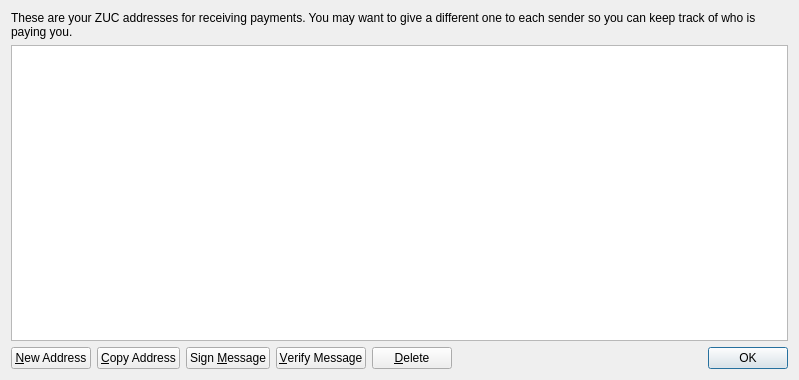
<?xml version="1.0" encoding="UTF-8"?>
<ui version="4.0">
 <class>AddressBookPage</class>
 <widget class="QWidget" name="AddressBookPage">
  <property name="geometry">
   <rect>
    <x>0</x>
    <y>0</y>
    <width>799</width>
    <height>380</height>
   </rect>
  </property>
  <property name="windowTitle">
   <string>Address Book</string>
  </property>
  <layout class="QVBoxLayout" name="verticalLayout">
   <item>
    <widget class="QLabel" name="labelExplanation">
     <property name="text">
      <string>These are your ZUC addresses for receiving payments. You may want to give a different one to each sender so you can keep track of who is paying you.</string>
     </property>
     <property name="textFormat">
      <enum>Qt::PlainText</enum>
     </property>
     <property name="wordWrap">
      <bool>true</bool>
     </property>
    </widget>
   </item>
   <item>
    <widget class="QTableView" name="tableView">
     <property name="contextMenuPolicy">
      <enum>Qt::CustomContextMenu</enum>
     </property>
     <property name="toolTip">
      <string>Double-click to edit address or label</string>
     </property>
     <property name="tabKeyNavigation">
      <bool>false</bool>
     </property>
     <property name="alternatingRowColors">
      <bool>true</bool>
     </property>
     <property name="selectionMode">
      <enum>QAbstractItemView::SingleSelection</enum>
     </property>
     <property name="selectionBehavior">
      <enum>QAbstractItemView::SelectRows</enum>
     </property>
     <property name="sortingEnabled">
      <bool>true</bool>
     </property>
     <attribute name="verticalHeaderVisible">
      <bool>false</bool>
     </attribute>
    </widget>
   </item>
   <item>
    <layout class="QHBoxLayout" name="horizontalLayout">
     <item>
      <widget class="QPushButton" name="newAddressButton">
       <property name="toolTip">
        <string>Create a new address</string>
       </property>
       <property name="text">
        <string>&amp;New Address</string>
       </property>
       <property name="icon">
        <iconset resource="../bitcoin.qrc">
         <normaloff>:/icons/add</normaloff>:/icons/add</iconset>
       </property>
      </widget>
     </item>
     <item>
      <widget class="QPushButton" name="copyToClipboard">
       <property name="toolTip">
        <string>Copy the currently selected address to the system clipboard</string>
       </property>
       <property name="text">
        <string>&amp;Copy Address</string>
       </property>
       <property name="icon">
        <iconset resource="../bitcoin.qrc">
         <normaloff>:/icons/editcopy</normaloff>:/icons/editcopy</iconset>
       </property>
      </widget>
     </item>
     <item>
      <widget class="QPushButton" name="signMessage">
       <property name="toolTip">
        <string>Sign a message to prove you own a ZUC address</string>
       </property>
       <property name="text">
        <string>Sign &amp;Message</string>
       </property>
       <property name="icon">
        <iconset resource="../bitcoin.qrc">
         <normaloff>:/icons/edit</normaloff>:/icons/edit</iconset>
       </property>
      </widget>
     </item>
     <item>
      <widget class="QPushButton" name="verifyMessage">
       <property name="toolTip">
        <string>Verify a message to ensure it was signed with a specified ZUC address</string>
       </property>
       <property name="text">
        <string>&amp;Verify Message</string>
       </property>
       <property name="icon">
        <iconset resource="../bitcoin.qrc">
         <normaloff>:/icons/transaction_0</normaloff>:/icons/transaction_0</iconset>
       </property>
      </widget>
     </item>
     <item>
      <widget class="QPushButton" name="deleteButton">
       <property name="toolTip">
        <string>Delete the currently selected address from the list</string>
       </property>
       <property name="text">
        <string>&amp;Delete</string>
       </property>
       <property name="icon">
        <iconset resource="../bitcoin.qrc">
         <normaloff>:/icons/remove</normaloff>:/icons/remove</iconset>
       </property>
      </widget>
     </item>
     <item>
      <spacer name="horizontalSpacer">
       <property name="orientation">
        <enum>Qt::Horizontal</enum>
       </property>
       <property name="sizeHint" stdset="0">
        <size>
         <width>40</width>
         <height>20</height>
        </size>
       </property>
      </spacer>
     </item>
     <item>
      <widget class="QDialogButtonBox" name="buttonBox">
       <property name="sizePolicy">
        <sizepolicy hsizetype="Maximum" vsizetype="Fixed">
         <horstretch>0</horstretch>
         <verstretch>0</verstretch>
        </sizepolicy>
       </property>
       <property name="standardButtons">
        <set>QDialogButtonBox::Ok</set>
       </property>
      </widget>
     </item>
    </layout>
   </item>
  </layout>
 </widget>
 <resources>
  <include location="../bitcoin.qrc"/>
 </resources>
 <connections/>
</ui>
